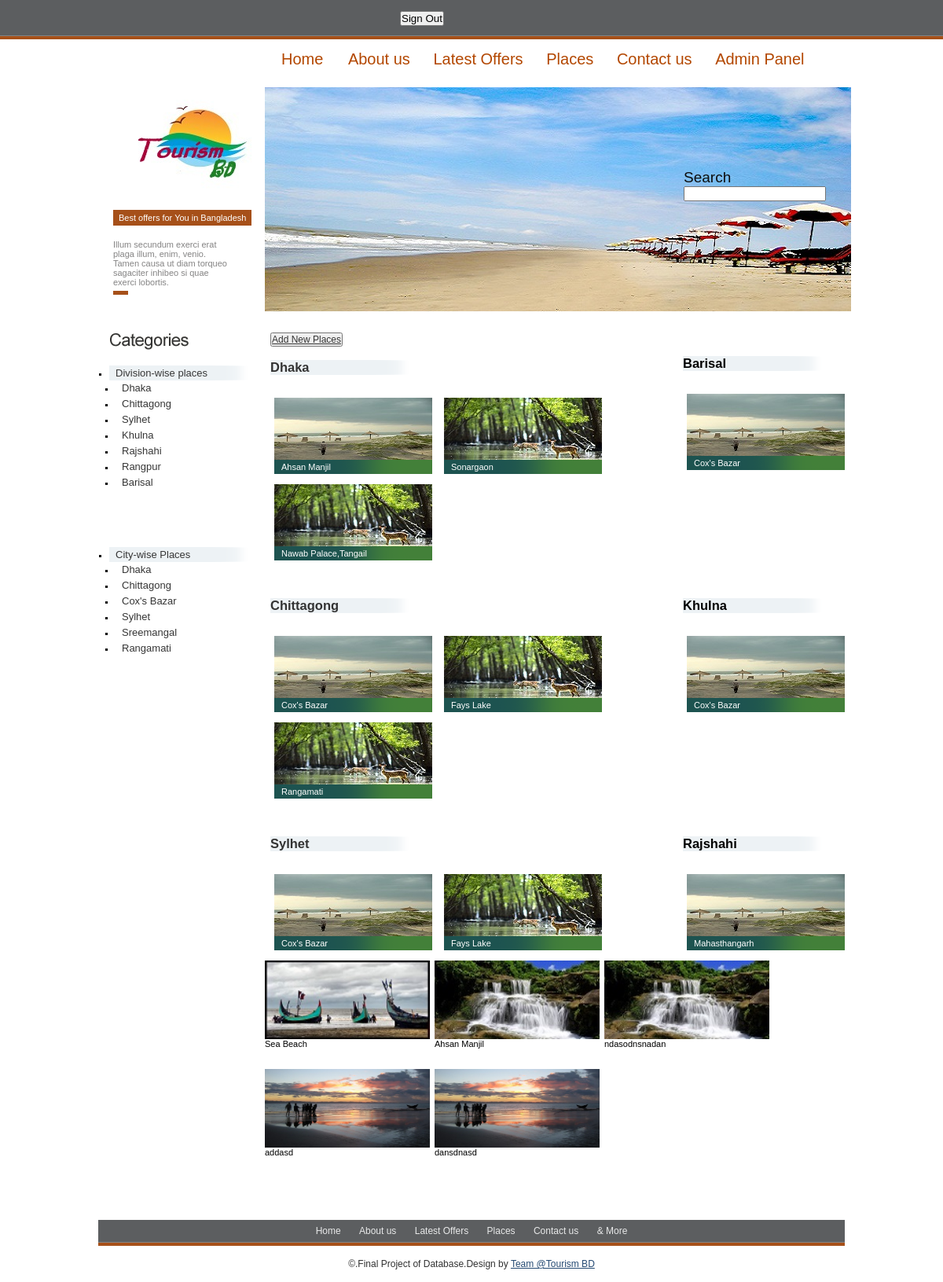
/placeadmin.php (signed in), run on the app's committed database.
### tables this page shows
CREATE TABLE IF NOT EXISTS `places` (
  `place_id` int(11) NOT NULL,
  `place_name` varchar(256) NOT NULL,
  `division_id` int(11) NOT NULL,
  `city_id` int(11) NOT NULL,
  `place_info` varchar(256) NOT NULL,
  `hotel_id` int(11) NOT NULL,
  `guide_id` int(11) NOT NULL,
  `trans_id` int(11) NOT NULL,
  `package_id` int(11) NOT NULL,
  `img_file` varchar(500) NOT NULL
);

### placeadmin.php (the view, shortened to what this page needs)
<!DOCTYPE HTML PUBLIC>
<html>
<head>
<link rel="stylesheet" type="text/css" href="style.css" />
</head>
<body>
<form method="post">
	<div id="header">
		<div class="login">
		<button type="submit" name="btn-signout">Sign Out</button>
		</div>
		<ul id="menu">
			<li><a href="index.html">Home </a></li>
			<li><a href="index2.html">About us</a></li>
			<li><a href="index2.html">Latest Offers</a></li>
			<li><a href="index2.html">Places</a></li>
			<li><a href="index2.html">Contact us</a></li>
			<li><a href="index2.html"> Admin Panel </a></li>
			</ul>
	</div>
</form>
	<div id="wrapper">
		<div id="sidebar">
			<div class="logo_block">
				<a href="#"><img src="images/i.jpg" alt="setalpm" width="198" height="156" /></a><br />
				<span class="slogan">Best offers for You in Bangladesh</span>
				<p class="text1">Illum secundum exerci erat plaga illum, enim, venio. Tamen causa ut diam torqueo sagaciter inhibeo si quae exerci lobortis.</p>
			</div>
			<img src="images/title1.gif" alt="" width="126" height="21" /><br />
			<ul id="navigation">
				<li class="color"><a href="#">Division-wise places</a>
					<ul><li><a href="#">Dhaka</a></li>
						<li><a href="#">Chittagong</a></li>
						<li><a href="#">Sylhet</a></li>
						<li><a href="#">Khulna</a></li>
						<li><a href="#">Rajshahi</a></li>
						<li><a href="#">Rangpur</a></li>
						<li><a href="#">Barisal</a></li>
					</ul>
				</li><br />
				<br />
				<br />
				<br />
				<br />
				<br />
				<li class="color"><a href="#">City-wise Places</a>
					<ul><li><a href="#">Dhaka</a></li>
						<li><a href="#">Chittagong</a></li>
						<li><a href="#">Cox's Bazar</a></li>
						<li><a href="#">Sylhet</a></li>
						<li><a href="#">Sreemangal</a></li>
						<li><a href="#">Rangamati</a></li>
					</ul>
				</li>
			</ul>
		</div>
		<div id="content">
			<div class="search"><span>Search</span> <input type="text" /></div>
       		<div class="column1">
			 	<div class="tree"><button>
			 		<a href="addplace.php">Add New Places</a></button></div>
				<h2 class="color"> Dhaka </h2><br />
					<div id="items">
						<div class="item">
							<a href="index2.html"><img src="images/pic1.jpg" alt="" /></a>
							<span><a href="index2.html">Ahsan Manjil</a></span>
						</div>
						<div class="item">
							<a href="#"><img src="images/pic2.jpg" alt="" /></a>
							<span><a href="#">Sonargaon</a></span>
						</div>
						<div class="item">
							<a href="#"><img src="images/pic2.jpg" alt="" /></a>
							<span><a href="#">Nawab Palace,Tangail</a></span>
						</div>
					</div>
			 </div>
			 <div class="column2">
			 	<h2 class="color"> Barisal </h2><br />
					<div id="items">
						<div class="item">
							<a href="index2.html"><img src="images/pic1.jpg" alt="" /></a>
							<span><a href="index2.html">Cox's Bazar</a></span>
						</div>
					</div>
			 </div>
			 <div class="column1">
			 	<h2 class="color"> Chittagong </h2><br />
					<div id="items">
						<div class="item">
							<a href="index2.html"><img src="images/pic1.jpg" alt="" /></a>
							<span><a href="index2.html">Cox's Bazar</a></span>
						</div>
						<div class="item">
							<a href="#"><img src="images/pic2.jpg" alt="" /></a>
							<span><a href="#">Fays Lake</a></span>
						</div>
						<div class="item">
							<a href="#"><img src="images/pic2.jpg" alt="" /></a>
							<span><a href="#">Rangamati</a></span>
						</div>
					</div>
			 </div>
			  <div class="column2">
			 	<h2 class="color"> Khulna </h2><br />
					<div id="items">
						<div class="item">
							<a href="index2.html"><img src="images/pic1.jpg" alt="" /></a>
							<span><a href="index2.html">Cox's Bazar</a></span>
						</div>
					</div>
			 </div>
			 <div class="column1">
			 	<h2 class="color"> Sylhet </h2><br />
					<div id="items">
						<div class="item">
							<a href="index2.html"><img src="images/pic1.jpg" alt="" /></a>
							<span><a href="index2.html">Cox's Bazar</a></span>
						</div>
						<div class="item">
							<a href="#"><img src="images/pic2.jpg" alt="" /></a>
							<span><a href="#">Fays Lake</a></span>
						</div>
					</div>
			 </div>
		  	 <div class="column2">
			 	<h2 class="color"> Rajshahi </h2><br />
					<div id="items">
						<div class="item">
							<a href="index2.html"><img src="images/pic1.jpg" alt="" /></a>
							<span><a href="index2.html">Mahasthangarh</a></span>
						</div>
					</div>
			 </div>
<?php
include ('dbconfig.php');
    $get = "select * from places";
    $run= mysqli_query($db,$get);
    while ($row = mysqli_fetch_array($run)) {
        $p_name=$row['place_name'];
        $p_image=$row['img_file'];
        if(!$row){
              echo 'no item';
        }  else {
           echo "<div class='coloum1'>
               <div class='item'>
               <img src='$p_image' width='210px' height='100px'/>
                       <div class='item'>
$p_name
</div>
</div>
</div>
           ";
 }
    }
?>
		</div>
	</div>
	<div id="footer">
		<ul>
			<li><a href="index.html">Home </a></li>
			<li><a href="index2.html">About us</a></li>
			<li><a href="index2.html">Latest Offers</a></li>
			<li><a href="index2.html">Places</a></li>
			<li><a href="index2.html">Contact us</a></li>
			<li><a href="index2.html"> & More</a></li>
		</ul>
		<p>&copy;.Final Project of Database.Design by <a href="index.php"><bolo>Team @Tourism BD</bold></a></p>
	</div>
</body>
</html>

### style.css (style rules this page uses)
* { margin:0px; padding:0px; }
img { border:0px; }
html { width:100%; height:100%; background-image:url(images/bg.gif); background-position:top left; background-repeat:repeat-x; }
body { width:1000px; margin:0 auto; }
#header { width:1000px; overflow:hidden; padding:14px 0 0 0; font-family:Arial, Helvetica, sans-serif; font-size:13px; color:#101010 ; }
.login { padding:0 0 0 409px; }
#menu { padding:22px 0 16px 245px; float:left; list-style-type:none; }
#menu li { display:inline; font-size: 20px; padding:0 13px; line-height:40px; }
#menu a { color:#b34700; text-decoration:none; }
#wrapper { width:956px; overflow:hidden; padding:0 0 54px 39px; }
#sidebar { font-family:Arial, Helvetica, sans-serif; font-size:11px; width:198px; float:left; }
.slogan { color:#FFFFFF; background-color:#A65019; line-height:20px; display:block; float:left; padding:0 7px; }
.logo_block { width:193px; overflow:hidden; float:left; padding:0 0 49px 5px; / padding:0 0 53px 5px }
.text1 { color:#858484; width:145px; display:block; float:left; padding:18px 0 10px 0; background-image:url(images/brick.gif); background-position:bottom left; background-repeat:no-repeat; }
#navigation { padding:20px 0 0 0; }
#navigation li { list-style-type: square; line-height:19px; padding:0 0 0 8px; }
#navigation a { color:#363636; text-decoration:none; font-size: 13px; }
.color { background-image:url(images/color.gif); background-position:top left; background-repeat:no-repeat; }
#content { background-image:url(images/photo9.jpg); background-position:top left; background-repeat:no-repeat; font-family:Arial, Helvetica, sans-serif; font-size:11px; width:746px; overflow:hideen; float:left; }
.search { padding:104px 0 162px 533px; color:#0D0D0D; font-size: 19px; font-family: Arial; }
.column1 { width:465px; padding:35px 50px 0 7px; color:#333333; float:left; }
#items { padding:17px 0 0 5px; width:450px; float:left; overflow:hidden; }
.item { width:201px; float:left; margin:0 15px 13px 0; float:left; }
.item img { float:left }
.item span { background-image:url(images/span_bg.gif); background-position:top left; background-repeat:no-repeat; display:block; float:left; height:18px; line-height:18px; width:192px; padding:0 0 0 9px; }
.item a { color:#FFFFFF; text-decoration:none }
.column2 { width:200px; float:left; padding:35px 0 0 10px }
#footer { background-image:url(images/footer_bg.gif); background-position:top left; background-repeat:repeat-x; width:950px; margin:0 auto; text-align:center; font-family:Arial, Helvetica, sans-serif; font-size:12px; }
#footer li { color:#E8E9E9; display:inline; list-style-type:none; line-height:28px; }
#footer li a { color:#E8E9E9; margin:0 10px; text-decoration:none }
#footer p { line-height:46px; padding:5px 0 0 0; text-align:center; color:#323232 }
#footer p a { color:#254A73; text-decoration:underline }
.tree { margin:-30px 0 17px 0; color:#333333; font-size: 15px; }
.tree a { color:#333333; text-decoration:underline; font-size: 12px; }

### data on the page
places: img_file (picture), place_name "Sea Beach"
places: img_file (picture), place_name "Ahsan Manjil"
places: img_file (picture), place_name "ndasodnsnadan"
places: img_file (picture), place_name "addasd"
places: img_file (picture), place_name "dansdnasd"
